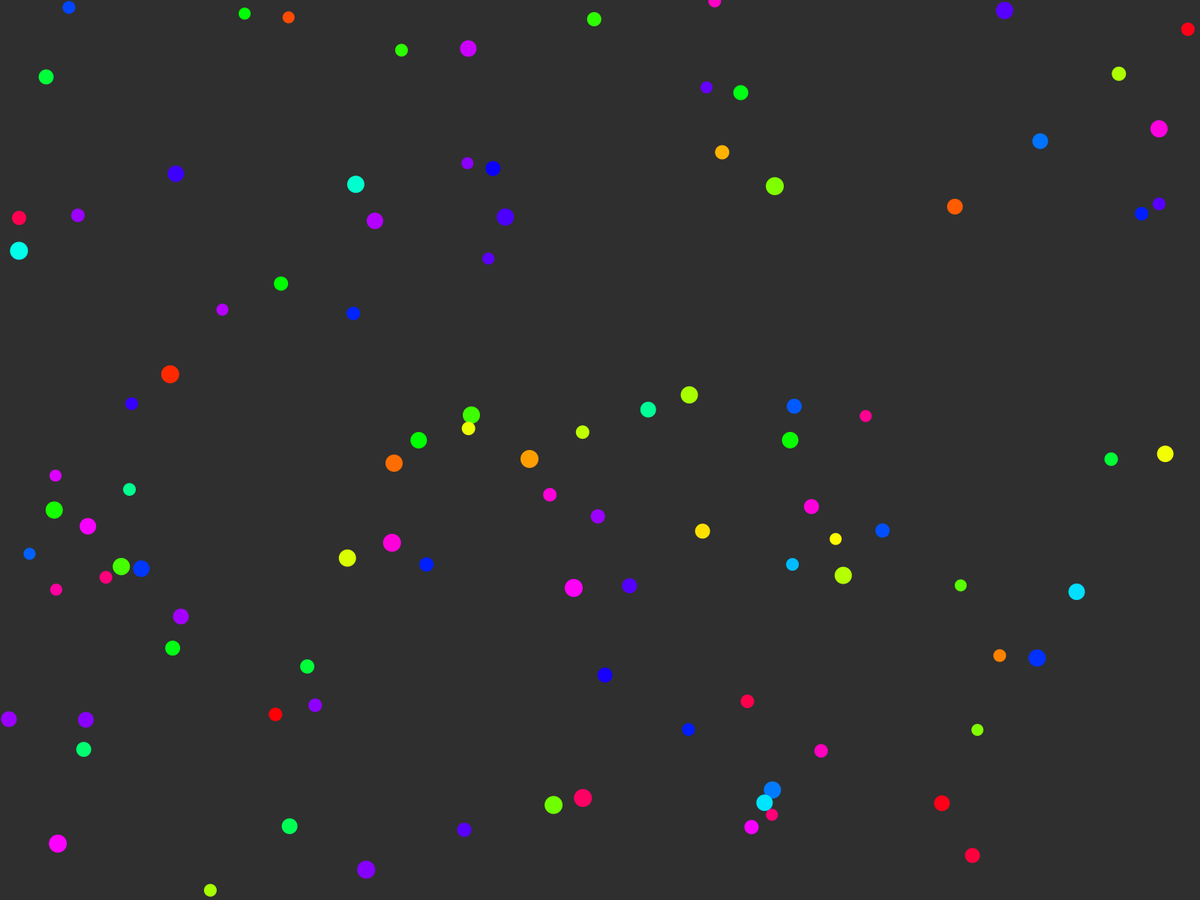
Frame 1 (no input)
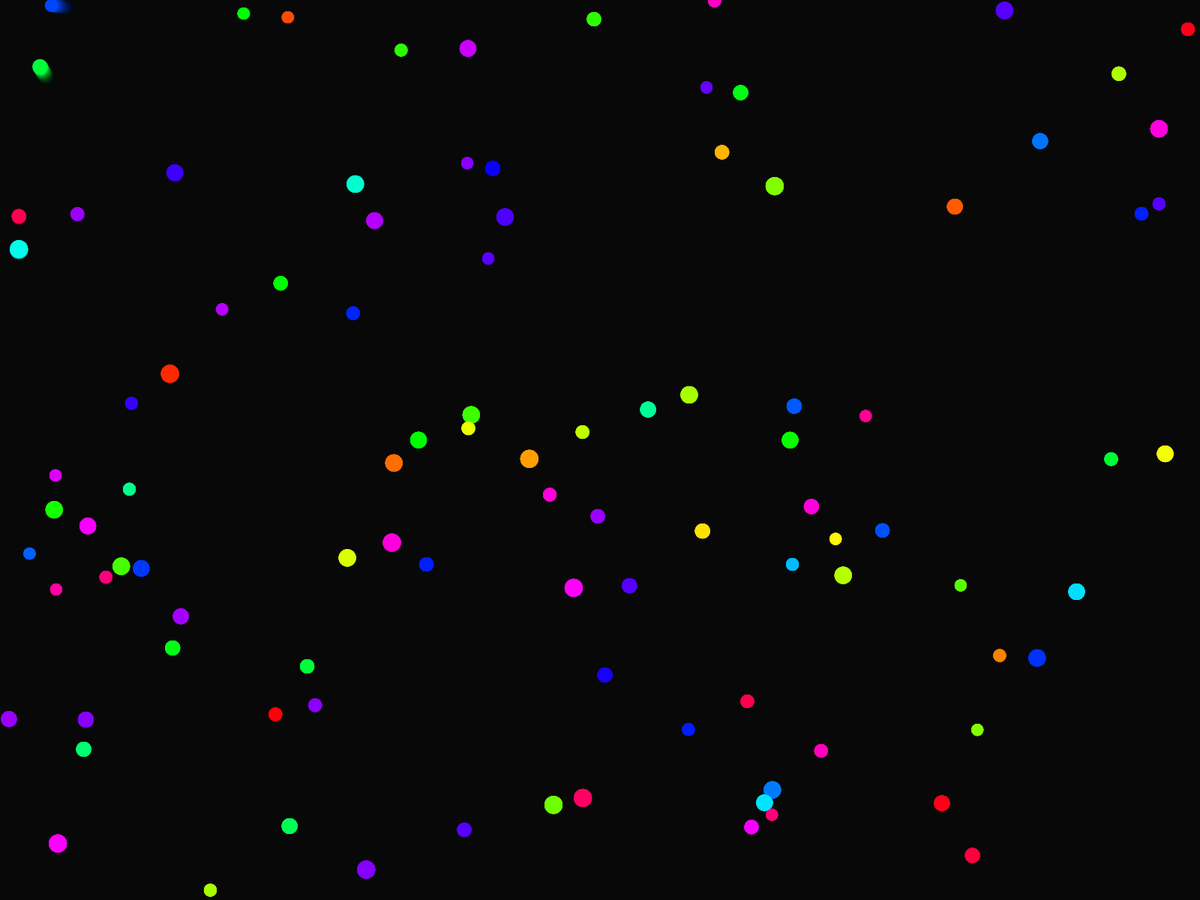
Frame 60 (the mouse pressed at the canvas centre just before this capture)
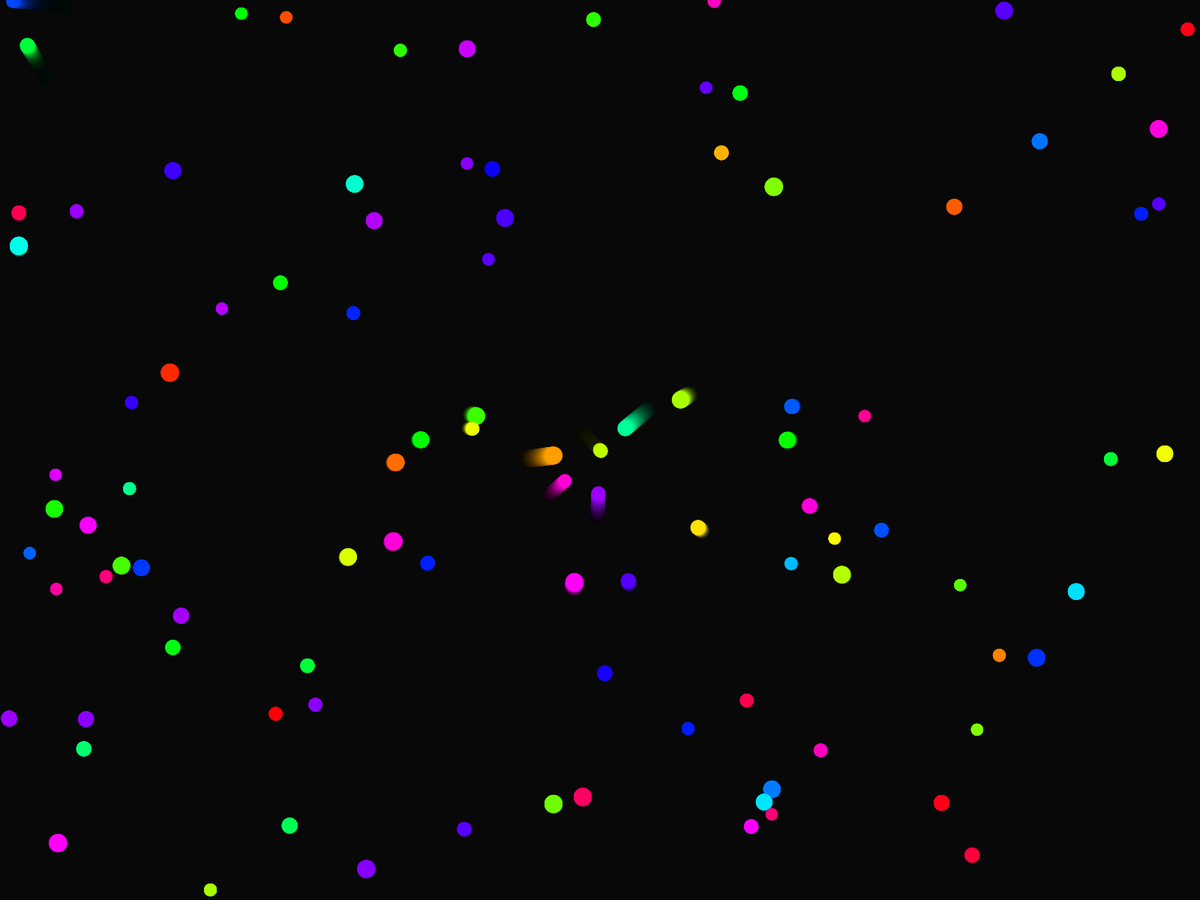
Frame 120 (the mouse held since frame 60 and released just before this capture)

The Processing sketch that drew these frames (run headless with seeded random() and noise(); from frame 60 on, the mouse is pressed at the canvas centre):

// Processing sketch: gravitational_mouse
// ── gravitational_mouse.pde
Planet[] earth = new Planet[100];

void setup() {
  //size(640,640);
  fullScreen();
  background(50);
  for(int i = 0; i < earth.length; i++) {
    earth[i] = new Planet();
  }
}

void draw() {
  //background(0,25);
  
  push();
  fill(0,15);
  noStroke();
  rect(0,0,width,height);
  pop();
  
  for(int i = 0; i < 100; i++) {
    earth[i].update(2); 
    earth[i].edges();
    earth[i].display();
  }
  
}

// ── Planet.pde
class Planet {
  
  PVector location;
  PVector velocity;
  PVector acceleration;
  float hue;
  float planetSize;
  
  Planet() {
    colorMode(HSB);
    hue = random(255);
    planetSize = int(random(16,25));
    location = new PVector(random(width),random(height));
    velocity = new PVector(0,0);
    acceleration = new PVector(0,0);
  }
  
  void update(float maxSpeed) {
    PVector mouse = new PVector(mouseX,mouseY);
    PVector dir = PVector.sub(mouse,location);
    float gravitationalAcc = (6*planetSize)/dir.magSq();;
    dir.normalize();
    dir.mult(gravitationalAcc);
    acceleration = dir;
    
    velocity.add(acceleration);
    velocity.limit(maxSpeed);
    
    location.add(velocity);
  }
  
  void display() {
    noStroke();
    fill(hue,255,255);
    circle(location.x,location.y,planetSize);
  }
  
  void edges() {
    if (location.x > width) {
      location.x = 0;
    } else if (location.x < 0) {
      location.x = width;
    }
 
    if (location.y > height) {
      location.y = 0;
    } else if (location.y < 0) {
      location.y = height;
    }
  }
  
}
